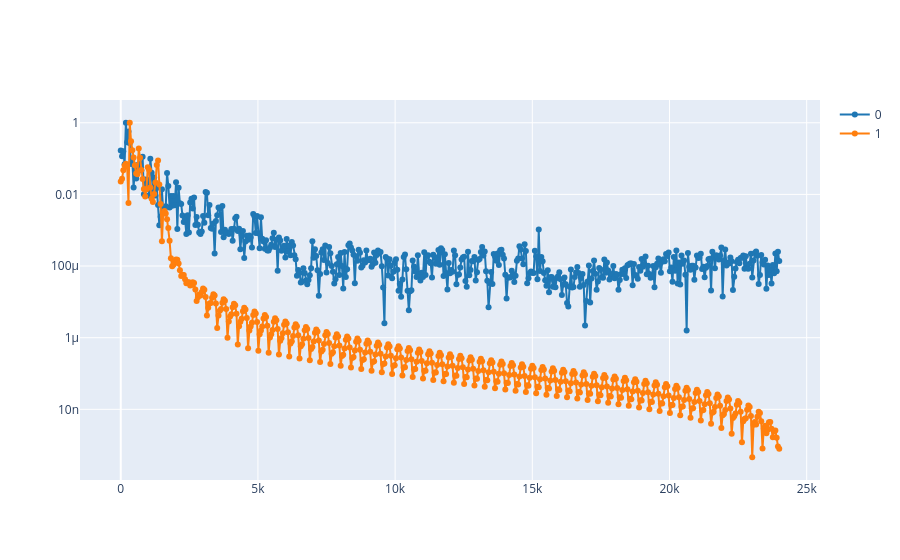

Notebook code for this chart:
### Markdown cell above
2.2. Calculate the spectrogram of the synthesized signal `S_synt`; and compare the spectrums of both signals at the same time using `plot_spectrum_at(ff, tt, [S_ref, S_synt], time)`, where `S_ref`is spectrogram of the reference signal.

**Note:** use the same window length to calculate both spectrograms.

### Code cell
# Write the code here

nperseg = 1024


ff, tt, S_ref = spectrogram(ref, fs, nperseg=nperseg)
_, _, S_synt = spectrogram(S_synt, fs, nperseg=nperseg)


time = 0.5
plot_spectrum_at(ff, tt, [S_ref, S_synt], time)

### Figure 1 — Plotly figure (JSON) as saved in the notebook; plotly's stock layout.template omitted (floating-point values rounded to 4 significant figures; data arrays with more than 128 entries replaced by an {"elided": "..."} marker saying what was removed)
{"data": [{"line": {"color": "#1f77b4", "shape": "linear"}, "mode": "lines+markers", "name": "0", "type": "scatter", "x": {"elided": "513 float values"}, "y": {"elided": "513 float values"}}, {"line": {"color": "#ff7f0e", "shape": "linear"}, "mode": "lines+markers", "name": "1", "type": "scatter", "x": {"elided": "513 float values"}, "y": {"elided": "513 float values"}}], "layout": {"yaxis": {"type": "log"}}}
